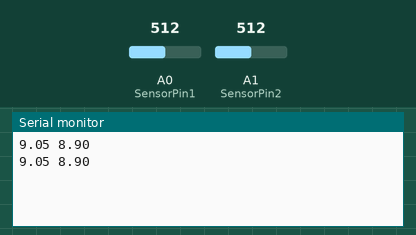
This sketch was run on a simulated Arduino Uno, built with avr-gcc and run on an emulated ATmega328P. On the bench: the last lines printed to the serial monitor. Inputs (shaded band) come from the test bench; at power-on: A0 (SensorPin1) = 512, A1 (SensorPin2) = 512.

Above: at 1.2 s.
1.3 s: A0 (SensorPin1) set to 716
At 2.6 s:
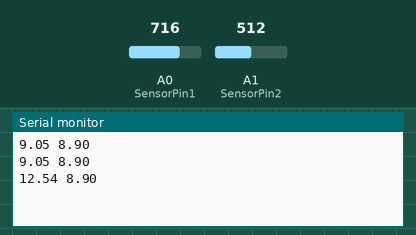
2.8 s: A1 (SensorPin2) set to 716
At 3.8 s:
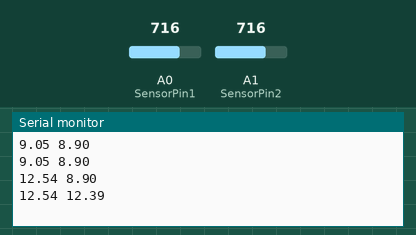
4.3 s: A0 (SensorPin1) set to 900
At 5.6 s:
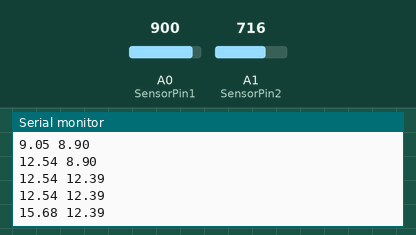
5.8 s: A1 (SensorPin2) set to 900
At 6.6 s:
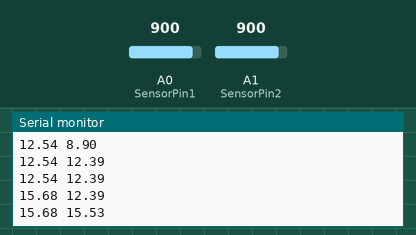
Timing chart, 0 to 8.3 s (numbered marks = the images above; inputs shaded):
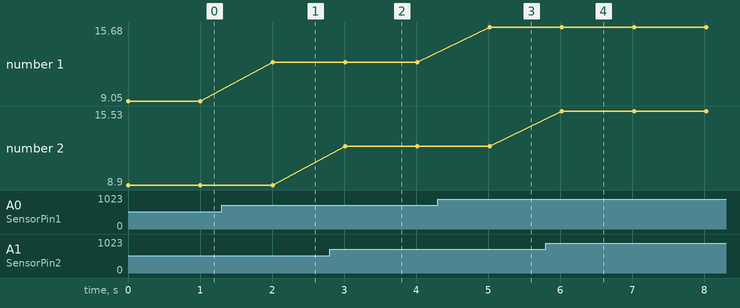

The sketch:

double_ph.ino
```cpp
unsigned long int avgValue;  //Store the average value of the sensor feedback
float b;
int buf[10], buf2[10] ,temp;
int i,j,k,m;
unsigned long int avgValue2;
#define SensorPin1 0
#define SensorPin2 1


void setup() {
  Serial.begin(9600);

  pinMode(A0,INPUT);
  pinMode(A1,INPUT);

  // put your setup code here, to run once:

}

void loop() {
for (i = 0; i < 10; i++) //Get 10 sample value from the sensor for smooth the value
  {
    buf[i] = analogRead(SensorPin1);

  }
  for (i = 0; i < 9; i++) //sort the analog from small to large
  {
    for (j = i + 1; j < 10; j++)
    {
      if (buf[i] > buf[j])
      {
        temp = buf[i];
        buf[i] = buf[j];
        buf[j] = temp;
      }
    }
  }
  avgValue = 0;
  for (i = 2; i < 8; i++)               //take the average value of 6 center sample
    avgValue += buf[i];
  float phValue1 = (float)avgValue * 5.0 / 1024 / 6; //convert the analog into millivolt
  phValue1 = 3.5 * phValue1+0.3;                //convert the millivolt into pH value
  // Serial.print("    pH:");


for (i = 0; i < 10; i++) //Get 10 sample value from the sensor for smooth the value
  {
    buf[i] = analogRead(SensorPin2);

  }
  for (i = 0; i < 9; i++) //sort the analog from small to large
  {
    for (j = i + 1; j < 10; j++)
    {
      if (buf[i] > buf[j])
      {
        temp = buf[i];
        buf[i] = buf[j];
        buf[j] = temp;
      }
    }
  }
  avgValue = 0;
  for (i = 2; i < 8; i++)               //take the average value of 6 center sample
    avgValue += buf[i];
  float phValue2 = (float)avgValue * 5.0 / 1024 / 6; //convert the analog into millivolt
  phValue2 = 3.5 * phValue2 +0.15;                //convert the millivolt into pH value

Serial.print(phValue1);
Serial.print(" ");
Serial.println(phValue2);
delay(1000);
}
```

Measured:
- after the input at 1.3 s, the serial monitor: prints a new line after 0.71 s (image 1)
- after the input at 2.8 s, the serial monitor: prints a new line after 0.21 s (image 2)
- after the input at 4.3 s, the serial monitor: prints a new line after 0.72 s (image 3)
- after the input at 5.8 s, the serial monitor: prints a new line after 0.22 s (image 4)
- plotted number 1: 9.05 → 12.54 after the input at 1.3 s, 12.54 → 15.68 after the input at 4.3 s
- plotted number 2: 8.9 → 12.39 after the input at 2.8 s, 12.39 → 15.53 after the input at 5.8 s
